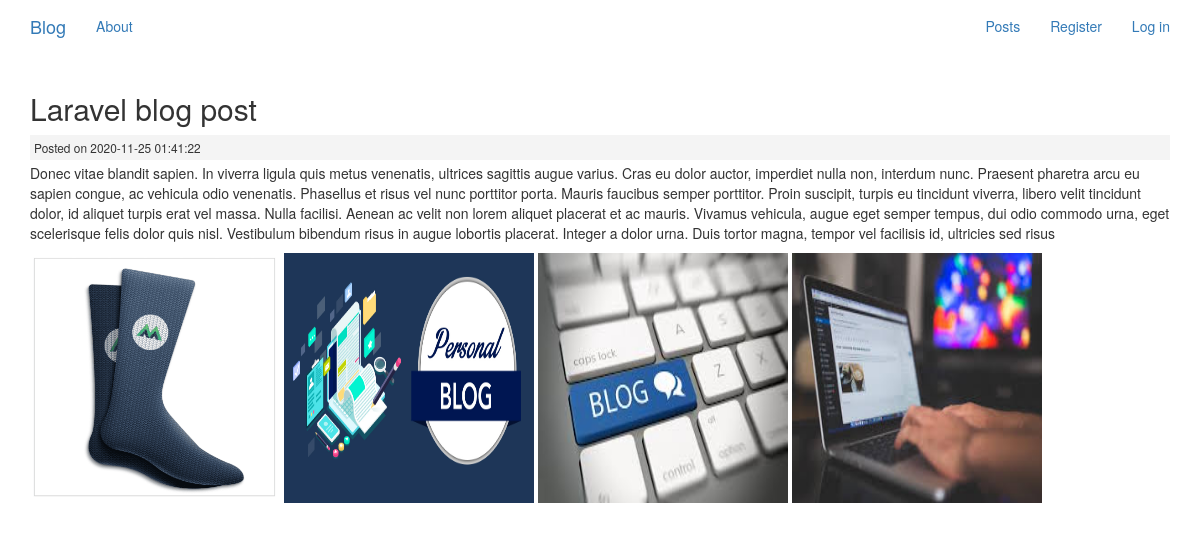
Screenshot of /posts/view/108 with the database file from the repository.
### tables this page shows
CREATE TABLE `posts` (
  `id` int(11) NOT NULL,
  `title` varchar(255) NOT NULL,
  `slug` varchar(255) NOT NULL,
  `body` text NOT NULL,
  `user_id` int(11) NOT NULL,
  `created_at` timestamp NOT NULL DEFAULT current_timestamp() ON UPDATE current_timestamp()
);

CREATE TABLE `files` (
  `id` int(11) NOT NULL,
  `file_name` varchar(255) NOT NULL,
  `post_id` int(11) NOT NULL,
  `uploaded_on` datetime NOT NULL DEFAULT current_timestamp()
);

### application/controllers/Posts.php (called while the page is built, shortened)
<?php
class Posts extends CI_Controller{
    public function view($id){
        $data['post'] = $this->post_model->get_post($id);
        $data['images'] = $this->post_model->get_images_of_blog($id);
        $data['title'] = $data['post']['title'];
        $this->load->view('templates/header');
        $this->load->view('posts/view',$data);
        $this->load->view('templates/footer');
    }
}

### index.php (called while the page is built, shortened)
<?php
require_once BASEPATH.'core/CodeIgniter.php';

### application/models/Post_model.php (called while the page is built, shortened)
<?php
    class Post_model extends CI_Model{
        public function get_post($id){
            $query = $this->db->get_where('posts', array('id' => $id));
            return $query->row_array();
        }
        public function get_images_of_blog($id){
            $query = $this->db->get_where('files', array('post_id' => $id));
            return $query->result_array();
        }
    }

### application/views/posts/view.php (the view, shortened to what this page needs)
<h2><?php echo $post['title'] ?></h2>
<small class="post-date">Posted on <?php echo $post['created_at']; ?></small>
<div class="post-body">
    <?php echo $post['body']; ?>
</div>
    <div class="form-group">
        <?php foreach($images as $image): ?>
             <img src="<?php echo base_url() . 'assets/images/posts/' . $image['file_name'] ?>" width="250px" height="250px" />
        <?php endforeach; ?>
    </div>

### application/views/templates/header.php (shortened to what this page needs)
<html>
    <head>
        <link rel="stylesheet" href="https://maxcdn.bootstrapcdn.com/bootstrap/3.3.7/css/bootstrap.min.css">
        <link rel="stylesheet" href="https://maxcdn.bootstrapcdn.com/bootstrap/3.3.7/css/bootstrap-theme.min.css">
        <link rel="stylesheet" href="<?php echo base_url() ?>assets/css/style.css"/>
    </head>
    <body>
        <nav class="navbar navbar">
            <div class="container">
                <div class="navbar-header">
                    <a class="navbar-brand" href="<?php echo base_url(); ?>">Blog</a>
                </div>
                <div id="navbar">
                    <ul class="nav navbar-nav">
                        <li><a href="<?php echo base_url(); ?>about">About</a></li>
                    </ul>
                    <ul class="nav navbar-nav navbar-right">
                            <?php if(!$this->session->userdata('logged_in')) :?>
                        <li><a href="<?php echo base_url(); ?>posts">Posts</a></li>
                        <li><a href="<?php echo base_url() ?>users/register">Register</a></li>
                        <li><a href="<?php echo base_url() ?>users/login">Log in</a></li>
                            <?php endif; ?>
                    </ul>
                </div>
            </div>
        </nav>
        <div class="container">

### application/views/templates/footer.php (shortened to what this page needs)
            </div>
    </body>
</html>

### assets/css/style.css (style rules this page uses)
.post-date { background: #f4f4f4; padding: 4px; margin: 3px 0; display: block; }

### rows the page displays
posts: title "Laravel blog post", created_at "2020-11-25 01:41:22", body "Donec vitae blandit sapien. In viverra ligula quis metus venenatis, ultrices sagittis augue varius. Cras eu dolor auctor, imperdiet nulla non, interdum nunc. Praesent pharetra arcu eu sapien congue, ac vehicula odio venenatis. Phasellus et risus vel nunc porttitor porta. Mauris faucibus semper porttitor. Proin suscipit, turpis eu tincidunt viverra, libero velit tincidunt dolor, id aliquet turpis erat vel massa. Nulla facilisi. Aenean ac velit non lorem aliquet placerat et ac mauris. Vivamus vehicula, augue eget semper tempus, dui odio commodo urna, eget scelerisque felis dolor quis nisl. Vestibulum bibendum risus in augue lobortis placerat. Integer a dolor urna. Duis tortor magna, tempor…"
files: file_name (picture)
files: file_name (picture)
files: file_name (picture)
files: file_name (picture)
